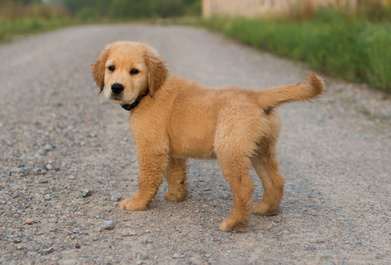
#> input picture dog.jpg, 391 x 265 px
$ python hw2.py
#> lines starting #> are read from the running program, lines starting #| are printed output that depends on the picture; long printed decimals are rounded
import numpy as np
import matplotlib.pyplot as plt
import matplotlib as mpl
from PIL import Image
from numpy import linalg

def judge(k):
    if (k==1 or k==2 or k==4 or k==16):
        return 1
    return 0

def restore1(u, sigma, v, k):
    m = len(u)
    n = len(v)
    a = np.zeros((m, n))
    a = np.dot(u[:, :k], np.diag(sigma[:k])).dot(v[:k, :])
    a[a < 0] = 0
    a[a > 255] = 255
    return np.rint(a).astype('uint8')

if __name__ == '__main__':
	#filename = 'panda.jpg'
	#inputimg = Image.open(filename)
	#npimg = np.array(inputimg,dtype=np.int16)

    mpl.rcParams['font.sans-serif'] = [u'simHei']
    mpl.rcParams['axes.unicode_minus'] = False
    A = Image.open('dog.jpg')
#> A is the input picture: PIL image 391x265 RGB; mean R, G, B 149.2, 136, 116.3
    a = np.array(A)
    u_r, sigma_r, v_r = np.linalg.svd(a[:, :, 0])
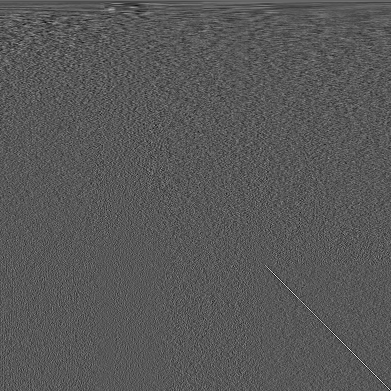
#> v_r: shape (391, 391) float64; min -0.298, max 0.562, mean 0.000136; drawn with min black and max white
#> sigma_r = 265 values, max 48362 at index 0, min 4.12 at index 264, mean 414.9
    u_g, sigma_g, v_g = np.linalg.svd(a[:, :, 1])
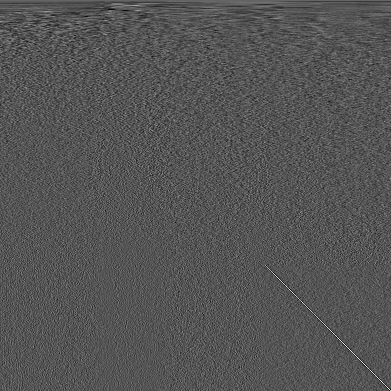
#> v_g: shape (391, 391) float64; min -0.27, max 0.54, mean 0.00013; drawn with min black and max white
#> sigma_g = 265 values, max 43955.5 at index 0, min 3.77 at index 264, mean 381.8
    u_b, sigma_b, v_b = np.linalg.svd(a[:, :, 2])
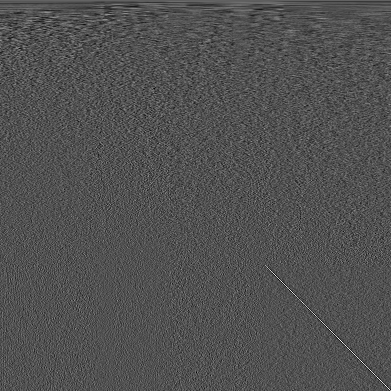
#> v_b: shape (391, 391) float64; min -0.256, max 0.543, mean 0.000152; drawn with min black and max white
#> sigma_b = 265 values, max 38120.4 at index 0, min 4.56 at index 264, mean 391.9
    plt.figure(facecolor = 'w', figsize = (10, 10))
    K = 4
    cnt = 1
    norm = np.sqrt(np.sum(a**2))
#> norm = 5755.4
    for i in range(K):
        if i == 3:
            i += 1
        k = pow(2,i)
        if i == 4:
            i -= 1
        R = restore1(u_r, sigma_r, v_r, k)
        G = restore1(u_g, sigma_g, v_g, k)
        B = restore1(u_b, sigma_b, v_b, k)
        I = np.stack((R, G, B), axis = 2)
        u,sigma,v = np.linalg.svd(R)
        #print(normI)
        normI = np.sqrt(np.sum(I**2))
        perc=float(normI)/float(norm)
        print(perc)
        plt.subplot(4, 4, i+5)
        plt.imshow(R)
        plt.subplot(4, 4, i+9)
        plt.imshow(G)
        plt.subplot(4, 4, i+13)
        plt.imshow(B)
        plt.subplot(4, 4, i+1)
        plt.imshow(I)
        plt.axis('off')
        plt.title(u'vec_num:%d' %  k)
        cnt += 1
#> this loop made 4 passes
#> (normI, perc) on passes 1 to 4: (5418.7, 0.942), (5625.1, 0.977), (5730.8, 0.996), (5741.5, 0.998)
#| 0.9415
#| 0.9774
#| 0.9957
#| 0.9976
#> pass 1, in restore1, `a = np.dot(u[:, :k], np.diag(sigma[:k])).dot(v[:k, :])`:
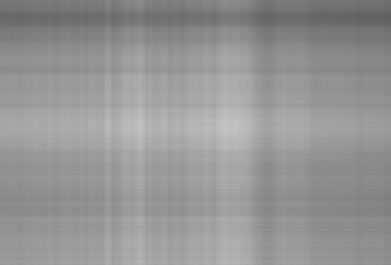
#> a: shape (265, 391) float64; min 96.39, max 194.2, mean 149.3
#> pass 1, in restore1 (call 2), `a = np.dot(u[:, :k], np.diag(sigma[:k])).dot(v[:k, :])`:
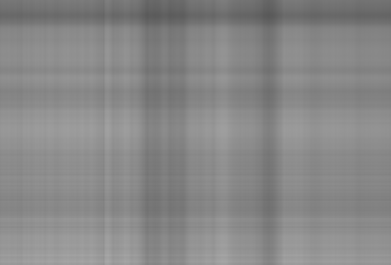
#> a: shape (265, 391) float64; min 89.25, max 167.7, mean 136
#> after the loop:
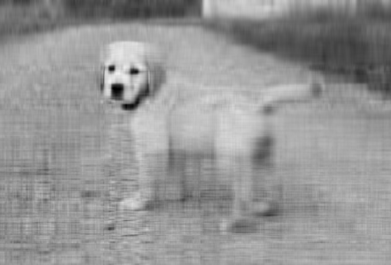
#> R: shape (265, 391); min 0, max 241, mean 149.2
#> after the loop, cnt = 5

    plt.suptitle(u'SVD', fontsize = 20)
    #plt.tight_layout(0.1, rect = (0, 0, 1, 0.92))
    plt.show()
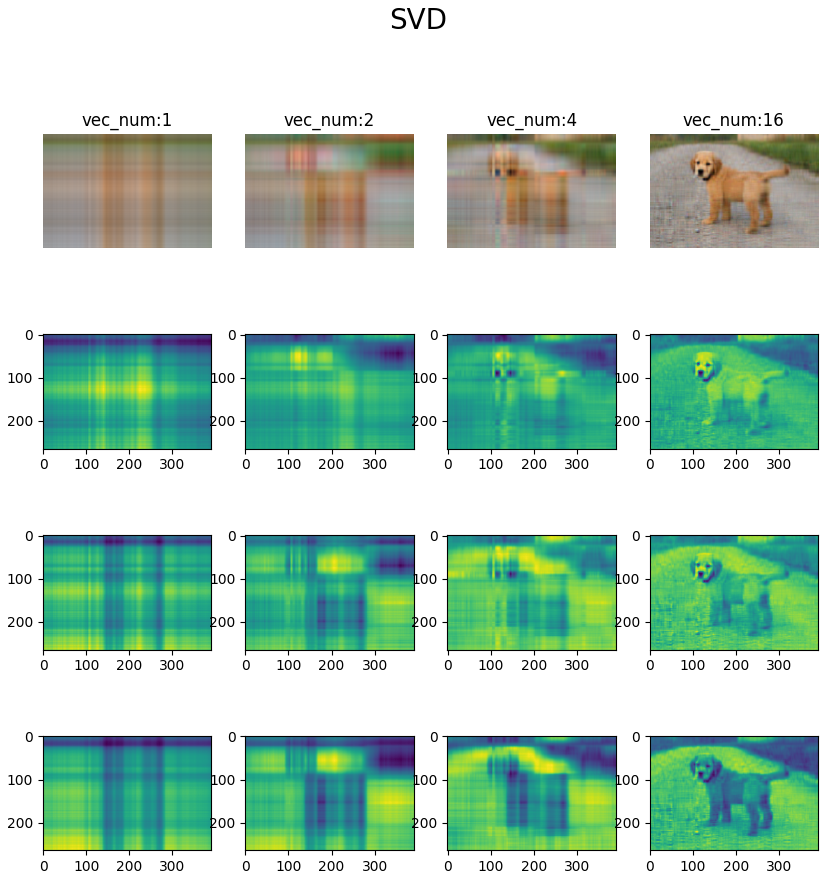
#> figure drawn by matplotlib, 16 panels

$ run again, with panda.jpg copied over dog.jpg
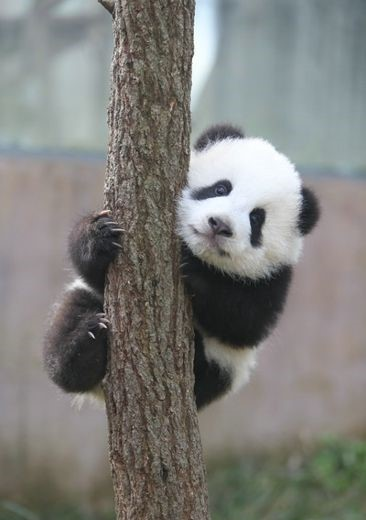
#> input picture panda.jpg, 366 x 520 px
#> A is the input picture: PIL image 366x520 RGB; mean R, G, B 126.3, 126.3, 122.5
#> sigma_r = 366 values, max 56407 at index 0, min 1.9 at index 365, mean 403.9
#> sigma_g = 366 values, max 56851.9 at index 0, min 1.72 at index 365, mean 401.8
#> `u_b, sigma_b, v_b = np.linalg.svd(a[:, :, 2])`:
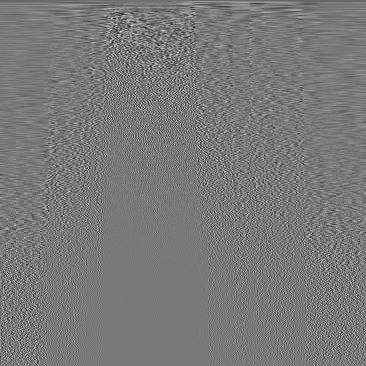
#> v_b: shape (366, 366) float64; min -0.377, max 0.411, mean -0.000165; drawn with min black and max white
#> sigma_b = 366 values, max 55790.8 at index 0, min 2.06 at index 365, mean 402.1
#> norm = 7872.7
#> the loop `for i in range(K):` made 4 passes
#> (normI, perc) on passes 1 to 4: (7798.9, 0.991), (7830.6, 0.995), (7827.6, 0.994), (7920.9, 1.01)
#> (printed output is left out)
#> after the loop `for i in range(K):`:
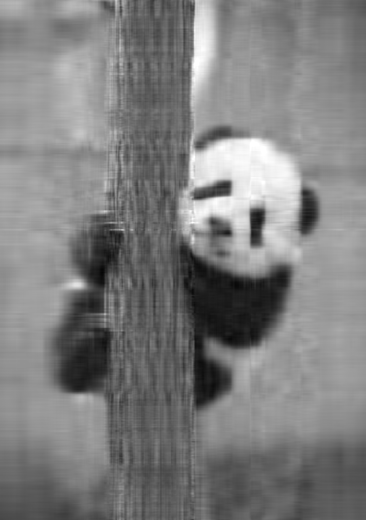
#> R: shape (520, 366); min 5, max 255, mean 126.3
#> after the loop `for i in range(K):`: cnt = 5

$ run again, with bubble.jpg copied over dog.jpg
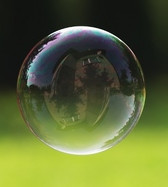
#> input picture bubble.jpg, 168 x 187 px
#> A is the input picture: PIL image 168x187 RGB; mean R, G, B 90.9, 101.7, 52.8
#> sigma_r = 168 values, max 19528.4 at index 0, min 0.453 at index 167, mean 258.7
#> sigma_g = 168 values, max 21886.3 at index 0, min 0.378 at index 167, mean 271
#> `u_b, sigma_b, v_b = np.linalg.svd(a[:, :, 2])`:
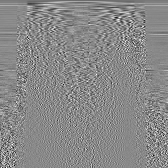
#> v_b: shape (168, 168) float64; min -0.459, max 0.394, mean -0.00049; drawn with min black and max white
#> sigma_b = 168 values, max 10374.2 at index 0, min 0.596 at index 167, mean 215
#> norm = 3194.7
#> the loop `for i in range(K):` made 4 passes
#> (normI, perc) on passes 1 to 4: (3345.5, 1.05), (3345.7, 1.05), (3285, 1.03), (3217.7, 1.01)
#> (printed output is left out)
#> after the loop `for i in range(K):`:
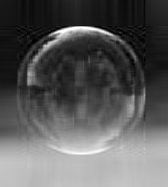
#> R: shape (187, 168); min 0, max 255, mean 90.9
#> after the loop `for i in range(K):`: cnt = 5
